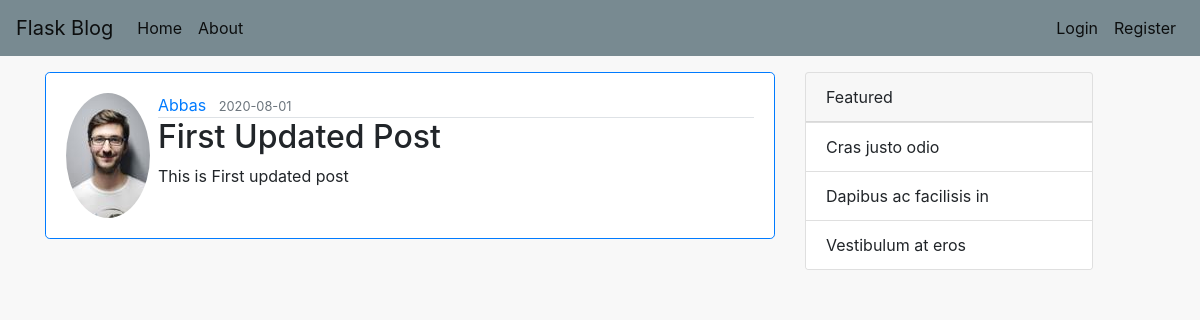
/posts/1, run on the app's committed database.
### flaskblog/models.py (models this page shows, shortened)
class User(db.Model, UserMixin):
    id = db.Column(db.Integer, primary_key=True)
    username = db.Column(db.String(20), unique=True, nullable=False)
    email = db.Column(db.String(120), unique=True, nullable=False)
    image_file = db.Column(db.String(20), nullable=False, default='default.jpg')
    password = db.Column(db.String(60), nullable=False)
    posts = db.relationship('Post', backref="author", lazy=True)

class Post(db.Model):
    id = db.Column(db.Integer, primary_key=True)
    title = db.Column(db.String(20), nullable=False)
    date_posted = db.Column(db.DateTime, nullable=False, default=datetime.utcnow)
    content = db.Column(db.Text, nullable=False)
    user_id = db.Column(db.Integer, db.ForeignKey("user.id"), nullable=False)

### flaskblog/posts/routes.py (the view)
@posts.route('/posts/<int:post_id>')
def post(post_id):
    post = Post.query.get_or_404(post_id)
    return render_template('post.html', title=post.title, post=post)

### flaskblog/templates/post.html (shortened to what this page needs)
{% extends "layout.html" %}
  {% block content %}
    <div class="row mt-3 mb-3">
        <div class="col-12">
          <div class="card-body border border-primary rounded-lg" style="background-color:#FFFFFF">
          <article class="media content-section">
            <img class="rounded-circle article-img" src="{{ url_for('static', filename='profile_pics/' + post.author.image_file) }}" alt="">
            <div class="media-body ml-2">
              <div class="article-metadata border-bottom">
                <a class="mr-2" href="{{ url_for('users.user_posts', username=post.author.username) }}">{{ post.author.username}}</a>
                <small class="text-muted "> {{ post.date_posted.strftime('%Y-%m-%d')}}</small>
              </div>
              <h2 class="article-title">{{ post.title }}</h2>
              <p class="article-content">{{ post.content}}</p>
            </div>
          </article>
          </div>
        </div>
    </div>
{% endblock content %}

### data on the page
User: image_file (picture), author.username "Abbas"
Post: date_posted "2020-08-01", title "First Updated Post", content "This is First updated post"
